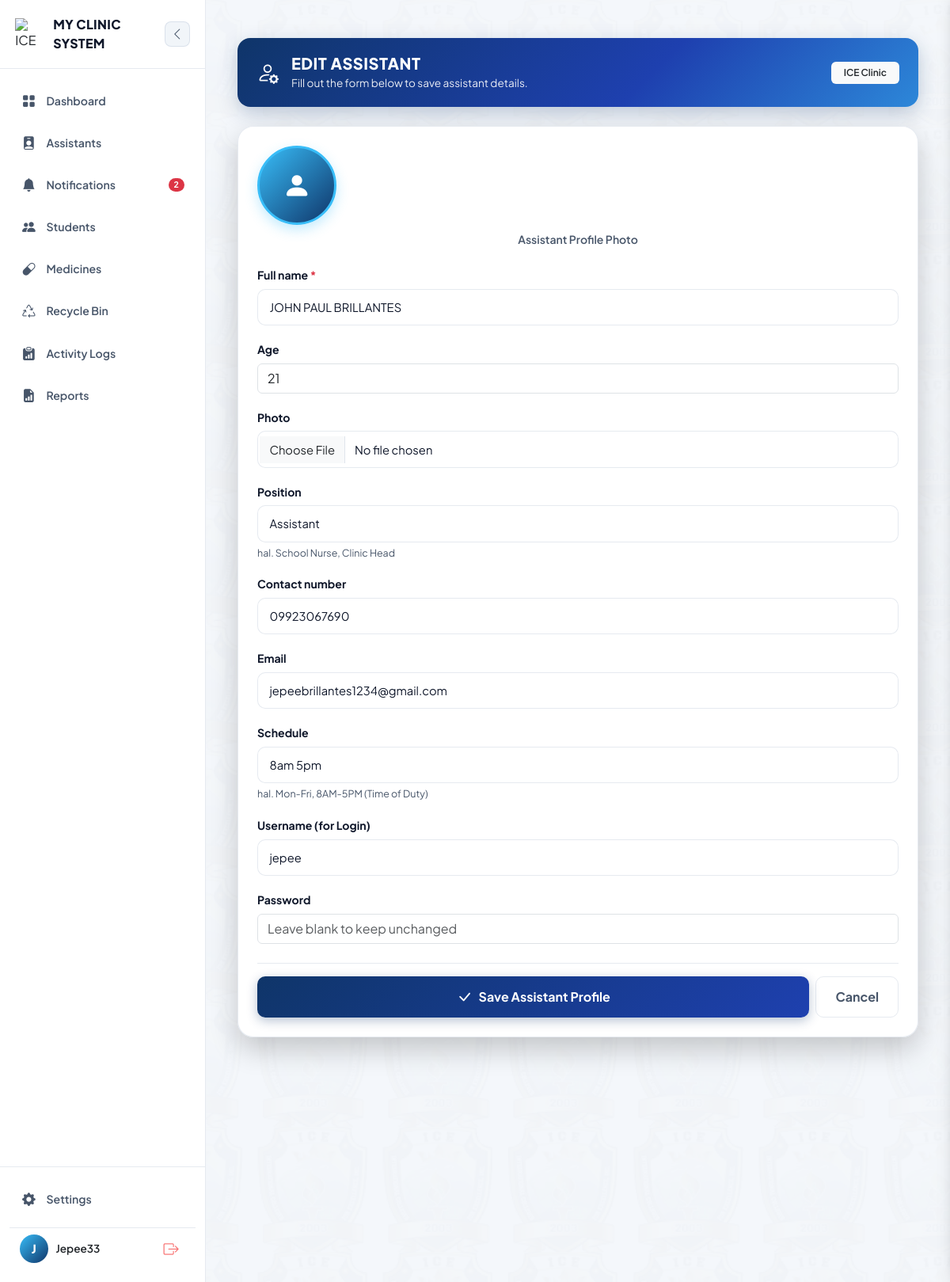
Page /nurses/15/edit/ (signed in) on the committed database.
### clinic/models.py (models this page shows, shortened)
class Nurse(models.Model):
    user = models.OneToOneField(User, on_delete=models.SET_NULL, null=True, blank=True, related_name='nurse_profile')
    full_name = models.CharField(max_length=150)
    age = models.PositiveIntegerField(null=True, blank=True)
    photo = models.ImageField(upload_to='nurse_photos/', blank=True, null=True)
    position = models.CharField(max_length=100, blank=True, help_text="hal. School Nurse, Clinic Head")
    contact_number = models.CharField(max_length=20, blank=True)
    email = models.EmailField(blank=True)
    schedule = models.CharField(max_length=150, blank=True, help_text="hal. Mon-Fri, 8AM-5PM (Time of Duty)")
    date_added = models.DateTimeField(auto_now_add=True)
    is_deleted = models.BooleanField(default=False)
    deleted_at = models.DateTimeField(null=True, blank=True)
    deleted_by = models.ForeignKey(User, on_delete=models.SET_NULL, null=True, blank=True, related_name='assistants_moved_to_recycle_bin')

### clinic/views/nurse.py (the view)
# urls.py: path('nurses/<int:pk>/edit/', views.nurse_edit, name='nurse_edit'),
@login_required
@role_required("admin")
def nurse_edit(request, pk):
    nurse = get_object_or_404(Nurse, pk=pk, is_deleted=False)
    if request.method == 'POST':
        form = NurseForm(request.POST, request.FILES, instance=nurse)
        if form.is_valid():
            username = form.cleaned_data.get('username', '').strip()
            password = form.cleaned_data.get('password', '')
            password_changed = bool(password)
            if nurse.user:
                if username and username != nurse.user.username:
                    if User.objects.filter(username=username).exclude(pk=nurse.user.pk).exists():
                        messages.error(request, f"The username '{username}' is already taken.")
                        return render(request, 'clinic/nurses/nurse_add.html', {'form': form, 'title': 'Edit Assistant', 'nurse': nurse})
                    nurse.user.username = username
                if password:
                    nurse.user.set_password(password)
                nurse.user.save()
            elif username and password:
                if User.objects.filter(username=username).exists():
                    messages.error(request, f"The username '{username}' is already taken.")
                    return render(request, 'clinic/nurses/nurse_add.html', {'form': form, 'title': 'Edit Assistant', 'nurse': nurse})
                with transaction.atomic():
                    user_account = User.objects.create_user(username=username, password=password)
                    user_account.profile.role = 'nurse'
                    user_account.profile.save()
                    nurse.user = user_account
            form.save()
            if password_changed:
                target_name = nurse.user.get_full_name() or nurse.user.username if nurse.user else nurse.full_name
                create_activity_log(
                    user=request.user,
                    action="Assistant Password Changed",
                    module="Authentication",
                    affected_record=target_name,
                    description=f"{user_role(request.user)} {request.user.get_full_name() or request.user.username} changed the password for assistant {target_name}. New password: {password}",
                    request=request,
                    category="nurse",
                )
            messages.success(request, "Assistant information has been successfully updated.")
            return redirect('nurse_views', pk=nurse.pk)
    else:
        initial = {'username': nurse.user.username if nurse.user else ''}
        form = NurseForm(instance=nurse, initial=initial)
    return render(request, 'clinic/nurses/nurse_add.html', {'form': form, 'title': 'Edit Assistant', 'nurse': nurse})

### clinic/templates/clinic/nurses/nurse_add.html (shortened to what this page needs)
{% extends "clinic/base.html" %}
{% block content %}
<link rel="stylesheet" href="https://cdnjs.cloudflare.com/ajax/libs/animate.css/4.1.1/animate.min.css" />
<div class="form-container ">
    <div class="top-blue-banner d-flex justify-content-between align-items-center mb-4">
        <div class="d-flex align-items-center gap-3">
            <i class="bi bi-person-gear fs-3"></i>
            <div>
                <h2>{{ title|default:"MANAGE ASSISTANT PROFILE" }}</h2>
                <p>Fill out the form below to save assistant details.</p>
            </div>
        </div>
        <span class="badge bg-light text-dark fw-semibold px-3 py-2">ICE Clinic</span>
    </div>
    <div class="form-card p-4">
        <form method="post" enctype="multipart/form-data" id="nurseForm">
            <div class="text-center mb-4">
                <div class="avatar-preview-wrapper mb-2">
                    {% if nurse.photo %}
                        <img src="{{ nurse.photo.url }}" alt="{{ nurse.full_name }}" class="form-avatar-img" id="avatarPreview">
                    {% else %}
                        <div class="form-avatar-placeholder" id="avatarPlaceholder">
                            <i class="bi bi-person-fill"></i>
                        </div>
                    {% endif %}
                </div>
                <small class="text-muted d-block fw-semibold" style="color: var(--nav-text) !important;">Assistant Profile Photo</small>
            </div>
            {% for field in form %}
            <div class="form-group-custom">
                <label for="{{ field.id_for_label }}">
                    {{ field.label }}
                    {% if field.field.required %}
                        <span class="text-danger">*</span>
                    {% endif %}
                </label>
                {{ field }}
                {% if field.help_text %}
                    <small class="d-block mt-1" style="font-size: 0.78rem; color: var(--nav-text);">{{ field.help_text }}</small>
                {% endif %}
            </div>
            {% endfor %}
            <div class="d-flex gap-2 mt-4 pt-3 border-top form-action-group" style="border-color: var(--sidebar-border) !important;">
                <button type="submit" class="btn btn-save-nurse flex-grow-1 d-flex align-items-center justify-content-center gap-2">
                    <i class="bi bi-check-lg fs-5"></i> Save Assistant Profile
                </button>
            <a href="{% url 'nurse_list' %}" class="btn btn-cancel-custom d-flex align-items-center justify-content-center">
                Cancel
            </a>
            </div>
        </form>
    </div>
</div>
{% endblock %}

### clinic/templates/clinic/base.html (shortened to what this page needs)
{% load static %}
<!DOCTYPE html>
<html lang="en">
<head>
    <link href="https://cdn.jsdelivr.net/npm/bootstrap@5.3.0/dist/css/bootstrap.min.css" rel="stylesheet">
    <link rel="stylesheet" href="https://cdn.jsdelivr.net/npm/bootstrap-icons@1.11.0/font/bootstrap-icons.css">
</head>
<body class="bg-body text-body">
    <div style="display: flex; min-height: 100vh; width: 100%; position: relative;">
        <aside id="appSidebar">
            <div>
                <div class="sidebar-header-glass">
                    <div class="brand-logo-container" id="logoToggleBtn"
                        style="display: flex; align-items: center; gap: 0.5rem; cursor: pointer;"
                        title="Toggle Sidebar">
                        <img src="{% static 'clinic/img/me.png' %}" alt="ICE Clinic Logo"
                            style="width: 40px; height: 40px; object-fit: contain;">
                        <span class="brand-text">MY CLINIC SYSTEM</span>
                    </div>
                    <button class="sidebar-toggle-btn desktop-toggle-btn d-none d-lg-flex" id="toggleSidebarDesktopBtn"
                        title="Toggle Sidebar">
                        <i class="bi bi-chevron-left"></i>
                    </button>
                </div>
                <nav style="padding: 1rem 0.75rem;">
                    <a href="{% url 'dashboard' %}"
                        class="nav-item-link {% if request.resolver_match.url_name == 'dashboard' %}active{% endif %}"
                        title="Dashboard">
                        <i class="bi bi-grid-fill"></i>
                        <span>Dashboard</span>
                    </a>
                    {% if user.is_authenticated and user.profile.role == 'admin' %}
                    <a href="{% url 'nurse_list' %}"
                        class="nav-item-link {% if request.resolver_match.url_name == 'nurse_list' or request.resolver_match.url_name == 'nurse_detail' %}active{% endif %}"
                        title="Assistants"><i class="bi bi-person-badge-fill"></i><span>Assistants</span></a>
                                        <button class="nav-item-link w-100 border-0 text-start {% if request.resolver_match.url_name == 'notification_list' %}active{% endif %}" type="button" id="notifBellBtn"
                        title="Notifications">
                    <i class="bi bi-bell-fill"></i><span>Notifications</span>
                    {% if nav_unread_notification_count %}
                    <span class="badge rounded-pill bg-danger ms-auto">
                        {% if nav_unread_notification_count > 99 %}99+{% else %}{{ nav_unread_notification_count }}{% endif %}
                    </span>
                    {% endif %}
                </button>
                {% endif %}
                    <a href="{% url 'student_records' %}"
                        class="nav-item-link {% if request.resolver_match.url_name == 'student_records' %}active{% endif %}"
                        title="Students">
                        <i class="bi bi-people-fill"></i>
                        <span>Students</span>
                    </a>
                    <a href="{% url 'medicine_list' %}"
                        class="nav-item-link {% if request.resolver_match.url_name == 'medicine_list' %}active{% endif %}"
                        title="Medicines">
                        <i class="bi bi-capsule"></i>
                        <span>Medicines</span>
                    </a>
                    {% if user.is_authenticated and user.profile.role == 'admin' %}
                    <a href="{% url 'trash_list' %}"
                        class="nav-item-link {% if request.resolver_match.url_name == 'trash_list' or request.resolver_match.url_name == 'trash_legacy' %}active{% endif %}"
                        title="Recycle Bin">
                        <i class="bi bi-recycle"></i><span>Recycle Bin</span>
                    </a>
                    <a href="{% url 'activity_log_list' %}"
                        class="nav-item-link {% if request.resolver_match.url_name == 'activity_log_list' %}active{% endif %}"
                        title="Activity Logs">
                        <i class="bi bi-clipboard-data-fill"></i><span>Activity Logs</span>
                    </a>
                    {% endif %} <a href="{% url 'reports' %}"
                        class="nav-item-link {% if request.resolver_match.url_name == 'reports' %}active{% endif %}"
                        title="Reports">
                        <i class="bi bi-file-earmark-bar-graph-fill"></i>
                        <span>Reports</span>
                    </a>
                </nav>
            </div>
            <div class="sidebar-footer-glass">
                <a href="{% url 'settings' %}"
                    class="nav-item-link {% if request.resolver_match.url_name == 'settings' %}active{% endif %}"
                    style="margin-bottom: 0.75rem;" title="Settings">
                    <i class="bi bi-gear-fill"></i>
                    <span>Settings</span>
                </a>
                {% if user.is_authenticated %}
                <div class="user-profile-card"
                    style="display: flex; align-items: center; justify-content: space-between; padding: 0.5rem 0.8rem;">
                    <div style="display: flex; align-items: center; gap: 0.6rem; overflow: hidden;">
                        <div class="user-avatar-glow"
                            title="{% if user.first_name %}{{ user.first_name }} {{ user.last_name }}{% else %}{{ user.username|title }}{% endif %}">
                            {% if user.first_name %}
                            {{ user.first_name|slice:":1"|upper }}{% if user.last_name %}{{
                            user.last_name|slice:":1"|upper }}{% endif %}
                            {% else %}
                            {{ user.username|slice:":1"|upper }}
                            {% endif %}
                        </div>
                        <div class="user-info-text" style="overflow: hidden; font-size: 0.85rem; font-weight: 600;">
                            {% if user.first_name %}
                            {{ user.first_name }} {{ user.last_name }}
                            {% else %}
                            {{ user.username|title }}
                            {% endif %}
                        </div>
                    </div>
                    <form action="{% url 'logout' %}" method="post" style="margin: 0;">
                        <button type="submit" class="btn-logout" title="Logout"
                            style="background: none; border: none; cursor: pointer; display: flex; align-items: center;">
                            <i class="bi bi-box-arrow-right" style="font-size: 1.2rem;"></i>
                        </button>
                    </form>
                </div>
                {% endif %}
            </div>
        </aside>
        <div class="main-container">
            <main class="content-main"
                style="background-image: url(&quot;{% static 'clinic/img/studentbackground.png' %}&quot;); background-repeat: repeat; background-size: cover; background-attachment: fixed;">
                <div class="content-inner">
                    {% block content %}{% endblock %}
                </div>
            </main>
        </div>
    </div>
</body>
</html>

### rows in the picture
Nurse: form "JOHN PAUL BRILLANTES" "21" "Assistant" "09923067690" "jepeebrillantes1234@gmail.com" "8am 5pm"

### other values in the picture
{{ nav_unread_notification_count }} "2"
{{ user.username|slice:":1"|upper }} "J"
{{ user.username|title }} "Jepee33"
{{ title|default:"MANAGE ASSISTANT PROFILE" }} "EDIT ASSISTANT"
{{ field.label }} "Full name" "Age" "Photo" "Position" "Contact number" "Email" "Schedule" "Username (for Login)" "Password"
{{ field.help_text }} "hal. School Nurse, Clinic Head" "hal. Mon-Fri, 8AM-5PM (Time of Duty)"
